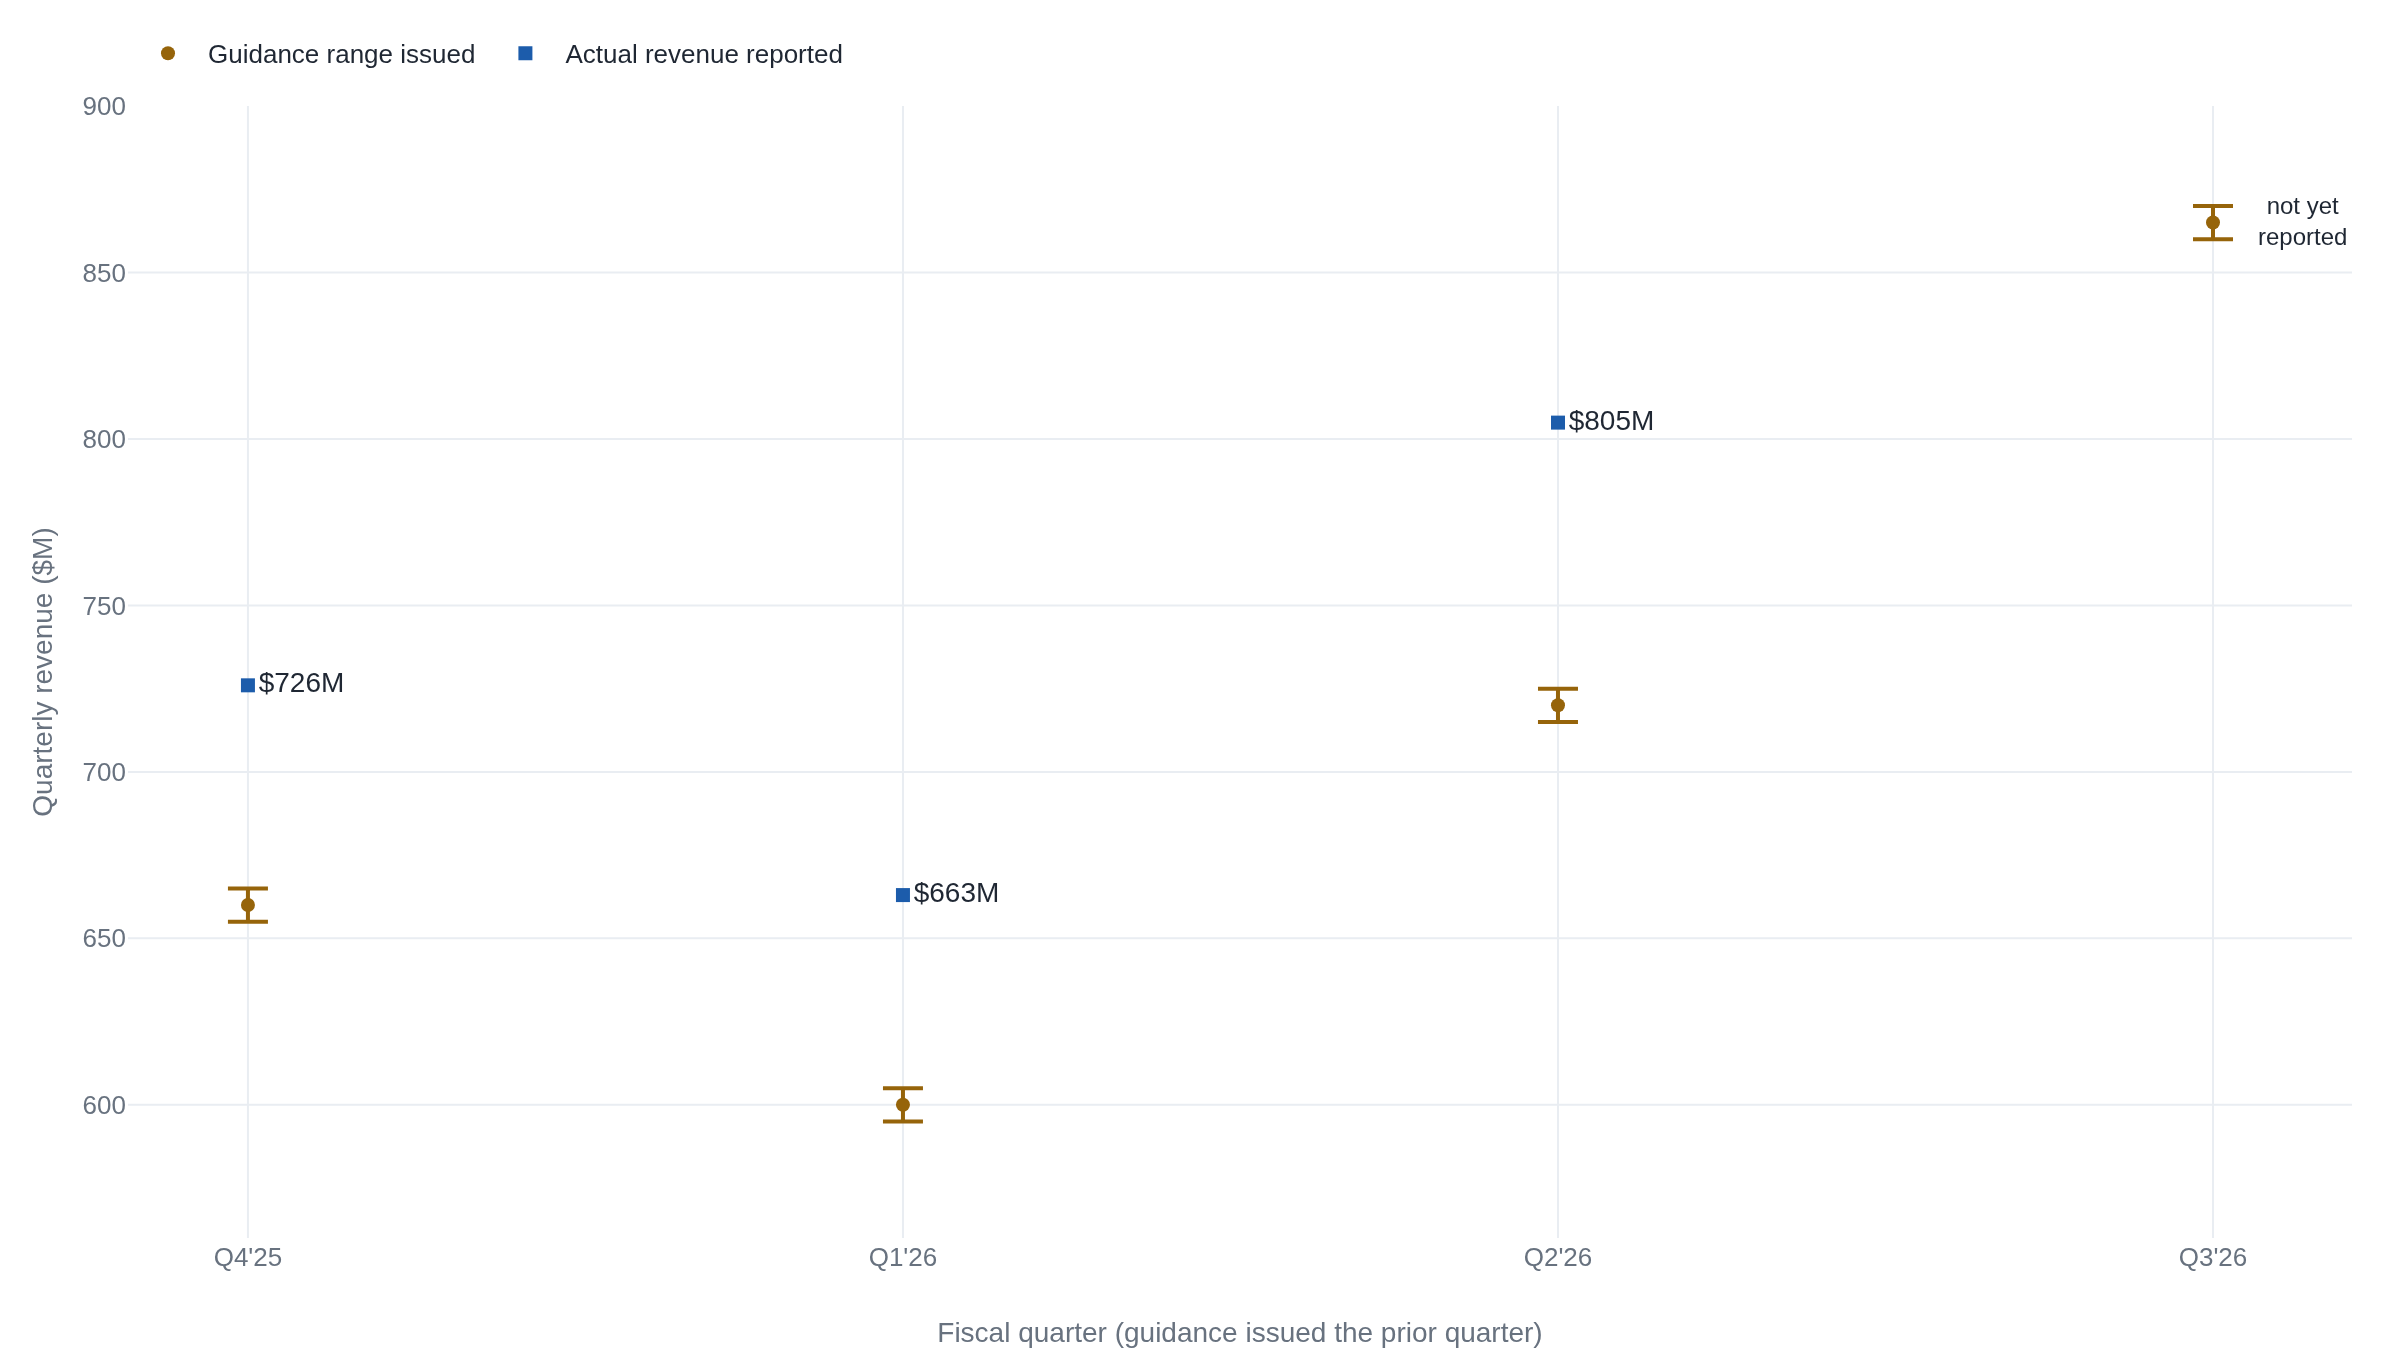

Generate this figure with Python:
import plotly.graph_objects as go

# Revenue guidance issued the prior quarter vs the actual result, $M.
# Guidance ranges and actuals from Reddit quarterly press releases.
# Q3'26 actual is not yet reported.
quarters = ["Q4'25", "Q1'26", "Q2'26", "Q3'26"]
guide_low = [655, 595, 715, 860]
guide_high = [665, 605, 725, 870]
actual = [726.0, 663.0, 804.9, None]

guide_mid = [(lo + hi) / 2 for lo, hi in zip(guide_low, guide_high)]
err_up = [hi - mid for hi, mid in zip(guide_high, guide_mid)]
err_dn = [mid - lo for mid, lo in zip(guide_mid, guide_low)]

fig = go.Figure()
fig.add_trace(
    go.Scatter(
        name="Guidance range issued",
        x=quarters,
        y=guide_mid,
        mode="markers",
        error_y=dict(
            type="data",
            symmetric=False,
            array=err_up,
            arrayminus=err_dn,
            width=10,
        ),
    )
)
fig.add_trace(
    go.Scatter(
        name="Actual revenue reported",
        x=quarters[:3],
        y=actual[:3],
        mode="markers+text",
        text=[f"${v:.0f}M" for v in actual[:3]],
        textposition="middle right",
    )
)

fig.add_annotation(
    x="Q3'26",
    y=865,
    xref="x",
    yref="y",
    showarrow=False,
    text="not yet<br>reported",
    font=dict(size=12),
    xshift=45,
)

fig.update_layout(
    yaxis=dict(title="Quarterly revenue ($M)", range=[560, 900]),
    xaxis_title="Fiscal quarter (guidance issued the prior quarter)",
    legend=dict(orientation="h", yanchor="bottom", y=1.02, xanchor="left", x=0),
)
